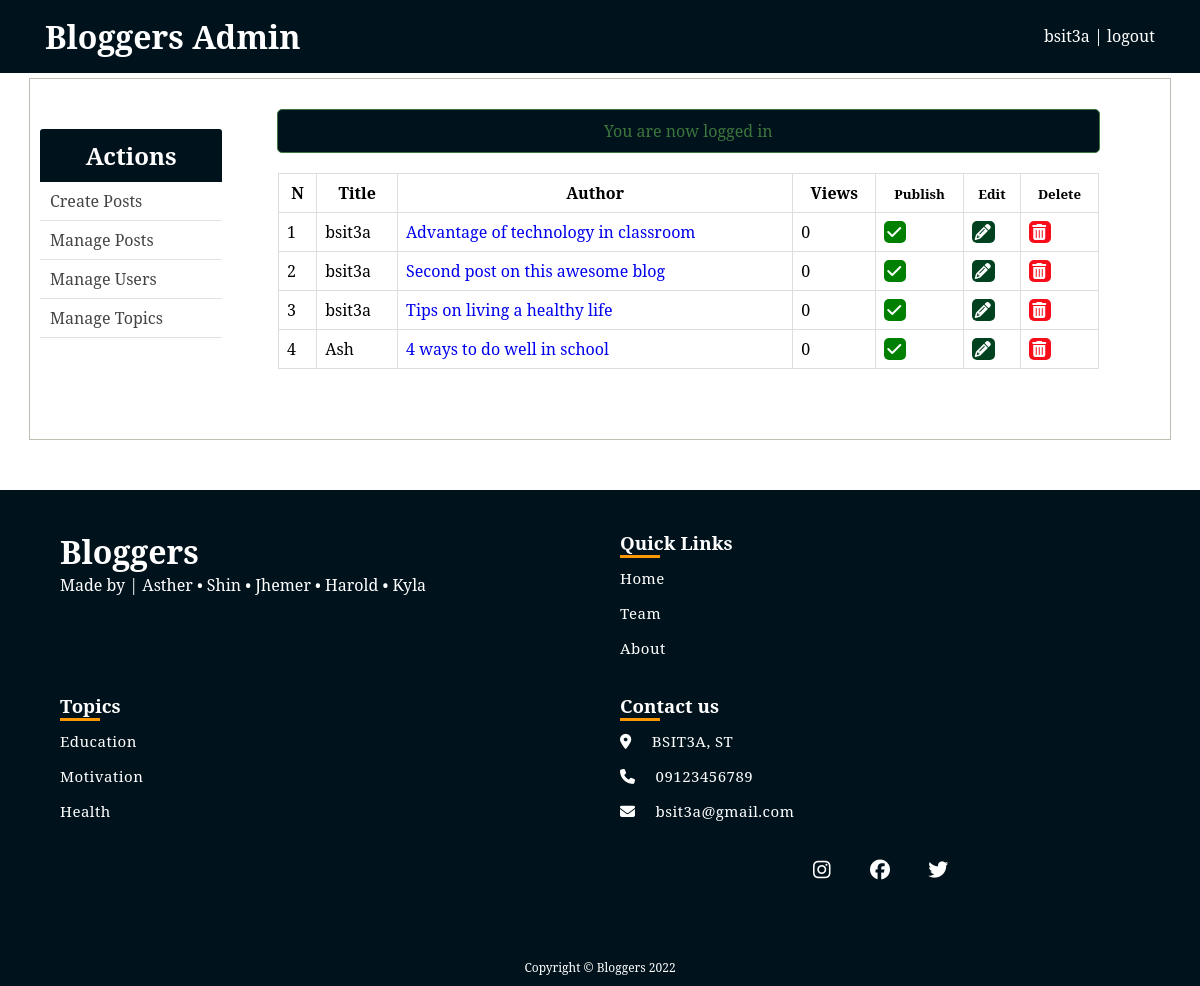
The page /blog/admin/posts.php (signed in) on the database its author committed.
### tables this page shows
CREATE TABLE `posts` (
  `id` int(11) NOT NULL,
  `user_id` int(11) DEFAULT NULL,
  `title` varchar(255) NOT NULL,
  `slug` varchar(255) NOT NULL,
  `views` int(11) NOT NULL DEFAULT 0,
  `image` longblob DEFAULT NULL,
  `body` text NOT NULL,
  `published` tinyint(1) NOT NULL,
  `created_at` timestamp NOT NULL DEFAULT current_timestamp() ON UPDATE current_timestamp(),
  `updated_at` timestamp NOT NULL DEFAULT '0000-00-00 00:00:00'
);

### blog/admin/includes/post_functions.php (called while the page is built, shortened)
<?php
function getAllPosts()
{
	global $conn;
	if ($_SESSION['user']['role'] == "Admin") {
		$sql = "SELECT * FROM posts";
	} elseif ($_SESSION['user']['role'] == "Author") {
		$user_id = $_SESSION['user']['id'];
		$sql = "SELECT * FROM posts WHERE user_id=$user_id";
	}
	$result = mysqli_query($conn, $sql);
	$posts = mysqli_fetch_all($result, MYSQLI_ASSOC);
	$final_posts = array();
	foreach ($posts as $post) {
		$post['author'] = getPostAuthorById($post['user_id']);
		array_push($final_posts, $post);
	}
	return $final_posts;
}
function getPostAuthorById($user_id)
{
	global $conn;
	$sql = "SELECT username FROM users WHERE id=$user_id";
	$result = mysqli_query($conn, $sql);
	if ($result) {
		return mysqli_fetch_assoc($result)['username'];
	} else {
		return null;
	}
}
?>

### blog/admin/posts.php (the view, shortened to what this page needs)
<?php  include('../config.php'); ?>
<?php  include(ROOT_PATH . '/admin/includes/post_functions.php'); ?>
<?php include(ROOT_PATH . '/admin/includes/head_section.php'); ?>
<?php $posts = getAllPosts(); ?>
</head>
<body>
	<?php include(ROOT_PATH . '/admin/includes/navbar.php') ?>
	<div class="container content">
		<?php include(ROOT_PATH . '/admin/includes/menu.php') ?>
		<div class="table-div"  style="width: 80%;">
			<?php include(ROOT_PATH . '/includes/messages.php') ?>
			<?php if (empty($posts)): ?>
				<h1 style="text-align: center; margin-top: 20px;">No posts in the database.</h1>
			<?php else: ?>
				<table class="table">
						<thead>
						<th>N</th>
						<th>Title</th>
						<th>Author</th>
						<th>Views</th>
						<?php if ($_SESSION['user']['role'] == "Admin"): ?>
							<th><small>Publish</small></th>
						<?php endif ?>
						<th><small>Edit</small></th>
						<th><small>Delete</small></th>
					</thead>
					<tbody>
					<?php foreach ($posts as $key => $post): ?>
						<tr>
							<td><?php echo $key + 1; ?></td>
							<td><?php echo $post['author']; ?></td>
							<td>
								<a 	target="_blank"
								href="<?php echo BASE_URL . 'single_post.php?post-slug=' . $post['slug'] ?>">
									<?php echo $post['title']; ?>
								</a>
							</td>
							<td><?php echo $post['views']; ?></td>
							<?php if ($_SESSION['user']['role'] == "Admin" ): ?>
								<td>
								<?php if ($post['published'] == true): ?>
									<a class="fa fa-check btn unpublish"
										href="posts.php?unpublish=<?php echo $post['id'] ?>">
									</a>
								<?php else: ?>
									<a class="fa fa-times btn publish"
										href="posts.php?publish=<?php echo $post['id'] ?>">
									</a>
								<?php endif ?>
								</td>
							<?php endif ?>
							<td>
								<a class="fa fa-pencil btn edit"
									href="create_post.php?edit-post=<?php echo $post['id'] ?>">
								</a>
							</td>
							<td>
								<a  class="fa fa-trash btn delete"
									href="create_post.php?delete-post=<?php echo $post['id'] ?>">
								</a>
							</td>
						</tr>
					<?php endforeach ?>
					</tbody>
				</table>
			<?php endif ?>
		</div>
	</div>
	<?php include( ROOT_PATH . '/includes/footer.php') ?>
</body>
</html>

### blog/static/css/admin_styles.css (style rules this page uses)
* { margin: 0px; padding: 0px; font-family: "Noto Serif", serif; }
:root { --primary-color: #00121b; }
a { text-decoration: none; }
table { border-collapse: collapse; width: 70%; margin: 20px auto; }
th, td { padding: 8px; text-align: left; border: 1px solid #ddd; }
th { text-align: center; }
.btn { color: white; background: var(--primary-color); text-align: center; border: none; border-radius: 5px; display: block; letter-spacing: 0.1em; padding: 13px 20px; text-decoration: none; }
.container { width: 95%; margin: 5px auto 50px; border: 1px solid #bfbcb3; padding: 10px 0px 50px; }
.container:after { content: ""; display: block; clear: both; }
.table-div { float: left; width: 47%; }
.table-div table { width: 90%; }
.table-div a.fa { color: white; padding: 3px; }
.table-div .edit { background: #004220; }
.table-div .delete { background: #f70e1a; }
.table-div .unpublish { background: green; }

### rows shown on the page
posts: author "bsit3a", title "Advantage of technology in classroom", views "0"
posts: author "bsit3a", title "Second post on this awesome blog", views "0"
posts: author "bsit3a", title "Tips on living a healthy life", views "0"
posts: author "Ash", title "4 ways to do well in school", views "0"

### other values the page prints
$_SESSION['user']['username'] "bsit3a"
$_SESSION['message'] "You are now logged in"
